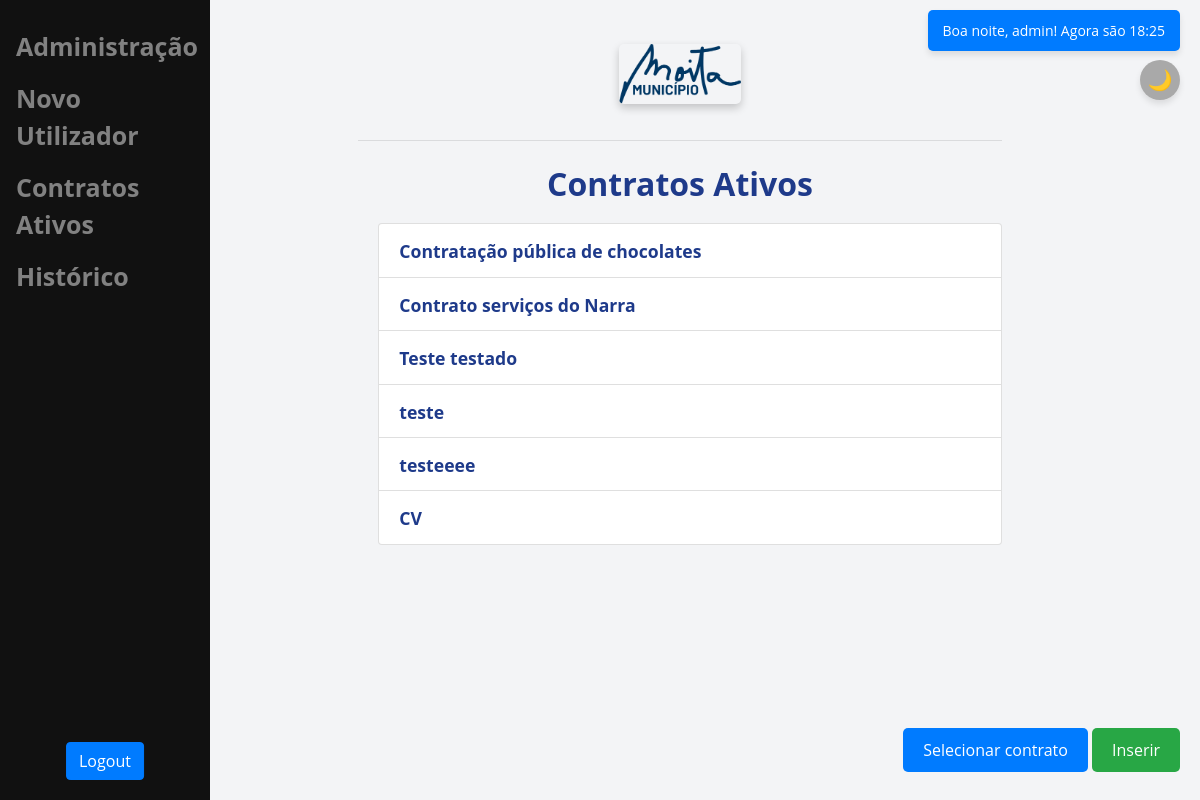
The page / (signed in) on the database as committed earlier.
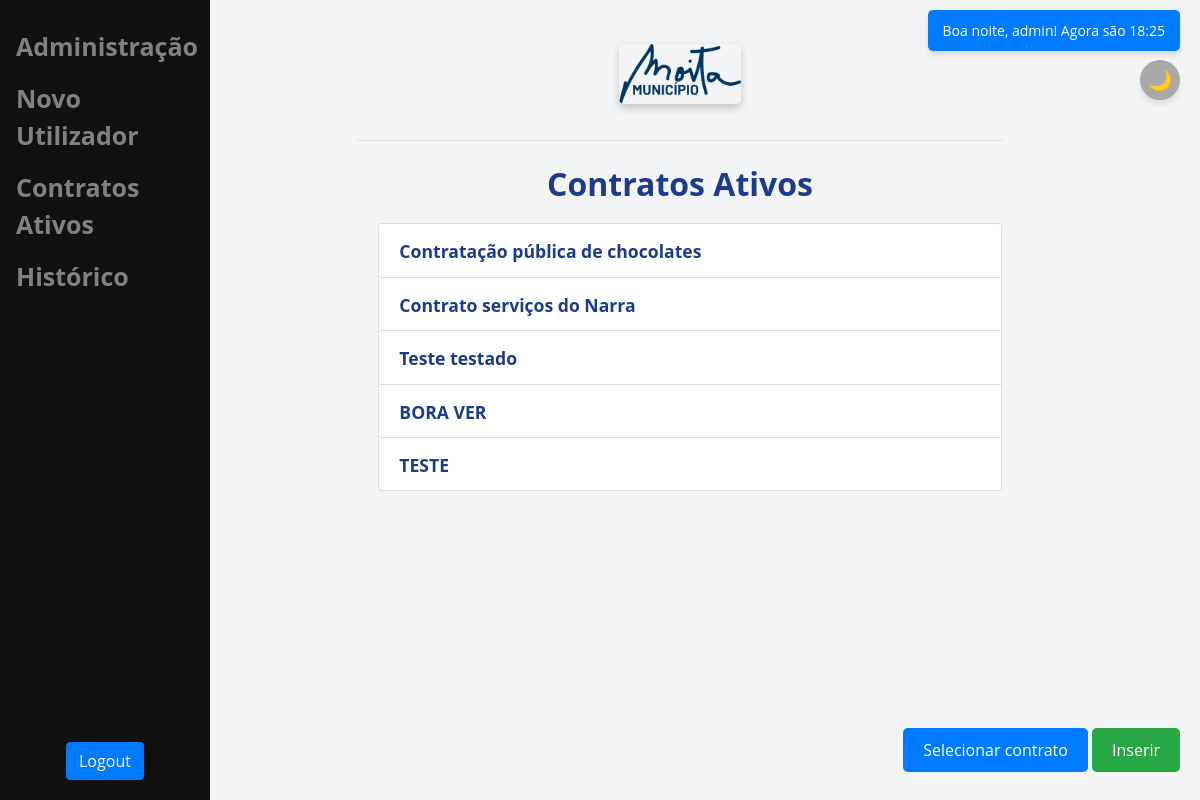
The same page on the database as committed later.
### main/models.py (models this page shows, shortened)
class UploadedFile(models.Model):
    user = models.ForeignKey(User, on_delete=models.CASCADE, related_name='uploadedfile')
    file = models.FileField(upload_to='uploads/')
    name = models.CharField(max_length=255)

class Contract(models.Model):
    user = models.ForeignKey(User, on_delete=models.CASCADE)
    objeto = models.CharField(max_length=255)
    procedimento = models.CharField(max_length=255)
    tipo_produto = models.CharField(max_length=255)
    numero = models.CharField(max_length=100)
    tipo_contrato = models.CharField(max_length=100)
    fornecedor = models.CharField(max_length=255)
    nif = models.CharField(max_length=100)
    data_inicial = models.DateField()
    data_final = models.DateField()
    prazo = models.CharField(max_length=255)
    preco_contratual = models.DecimalField(max_digits=10, decimal_places=2)
    iva = models.CharField(max_length=100)
    valor_total = models.DecimalField(max_digits=10, decimal_places=2)
    observacao = models.TextField(blank=True, null=True)
    valor_entregue = models.DecimalField(max_digits=10, decimal_places=2)
    recorrente = models.BooleanField(default=False)
    compromisso = models.BooleanField(default=False)
    uploaded_file = models.ForeignKey(UploadedFile, on_delete=models.CASCADE)
    plurianual = models.TextField(blank=True, null=True)
    estado = models.BooleanField(default=True)
    alerta_prazo = models.CharField(max_length=100)
    anos_plurianual = JSONField(blank=True, null=True)

### main/views.py (the view)
# urls.py: path('', views.home, name='home'),
def home(request):
    if request.user.is_authenticated:
        contratos_ativos = []
        for uf in request.user.uploadedfile.all():
            contrato = uf.contract_set.filter(estado=True).first()
            if contrato:
                contratos_ativos.append((uf, contrato))
        context = {
            'contratos_ativos': contratos_ativos,
            **get_global_context(request)
        }
        return render(request, 'main/home.html', context)
    else:
        return render(request, 'main/home.html', {'message': 'Por favor, faça login para ver seus contratos.'})

### main/templatetags/custom_tags.py (called while the page is built)
@register.simple_tag
def saudacao_e_hora(user):
    current_time = now()
    hour = current_time.hour
    if 5 <= hour < 12:
        greeting = "Bom dia"
    elif 12 <= hour < 18:
        greeting = "Boa tarde"
    else:
        greeting = "Boa noite"
    nome = user.username
    return f"{greeting}, {nome}! Agora são {current_time.strftime('%H:%M')}"

### main/views.py (called while the page is built)
def get_global_context(request):
    return {
        'tem_contrato': Contract.objects.filter(user=request.user).exists() if request.user.is_authenticated else False,
        'is_contrato_detalhes': request.path.startswith('/contrato/detalhes/')
    }

### main/templates/main/home.html (shortened to what this page needs)
{% extends 'main/base.html' %}
{% block content %}
<h1>Contratos Ativos</h1>
{% if user.is_authenticated %}
<div>
    <ul style="list-style-type: disc; padding-left: 20px;">
        {% for uf, contrato in contratos_ativos %}
        <li class="list-group-item">
            <a href="{% url 'contrato_detalhes' contrato.id %}">
                <span style="font-weight: bold; font-size: 1.1em;">
                    {{ contrato.objeto }}
                </span>
            </a>
        </li>
        {% empty %}
            <li class="list-group-item">Nenhum contrato ativo carregado.</li>
        {% endfor %}
    </ul>
</div>
<div style="position: fixed; bottom: 20px; right: 20px; display: flex; gap: 10px;">
    <form method="POST" enctype="multipart/form-data" action="{% url 'upload_file' %}">
        <label for="file" style="cursor: pointer; background-color: #007bff; color: white; padding: 10px 20px; border-radius: 5px;">
            Selecionar contrato
        </label>
        <button type="submit" id="submit-btn" disabled style="background-color: #28a745; color: white; padding: 10px 20px; border: none; border-radius: 5px; cursor: pointer;">
            Inserir
        </button>
    </form>
</div>
{% else %}
<li class="list-group-item"><a href="/login">Por favor, faça login para ver os seus contratos.</a></li>
{% endif %}
{% endblock %}

Rows that differ between the two databases and show on the page:
removed UploadedFile: objeto "teste"
removed UploadedFile: objeto "testeeee"
removed UploadedFile: objeto "CV"
added UploadedFile: objeto "BORA VER"
added UploadedFile: objeto "TESTE"
